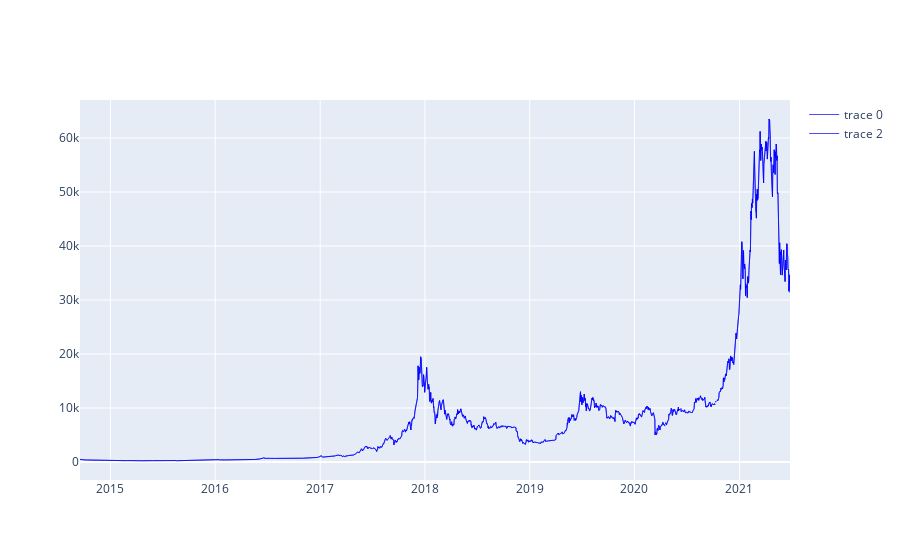

Notebook code for this chart:
### Code cell
fig.add_trace(go.Scatter(x=df.Date, y= df.Open,line=dict(color='blue', width=.7)))
fig.add_trace(go.Candlestick(x=df.Date))
#plt.plot(df.Date,df.Open)

yaxis = dict(fixedrange = False)

fig.show()

### Figure 1 — Plotly figure (JSON) as saved in the notebook; plotly's stock layout.template omitted (floating-point values rounded to 4 significant figures; data arrays with more than 128 entries replaced by an {"elided": "..."} marker saying what was removed)
{"data": [{"line": {"color": "blue", "width": 0.7}, "type": "scatter", "x": {"elided": "2475 str values"}, "y": {"elided": "2475 float values"}}, {"type": "candlestick", "x": {"elided": "2475 str values"}}, {"line": {"color": "blue", "width": 0.7}, "type": "scatter", "x": {"elided": "2475 str values"}, "y": {"elided": "2475 float values"}}, {"type": "candlestick", "x": {"elided": "2475 str values"}}], "layout": {}}
